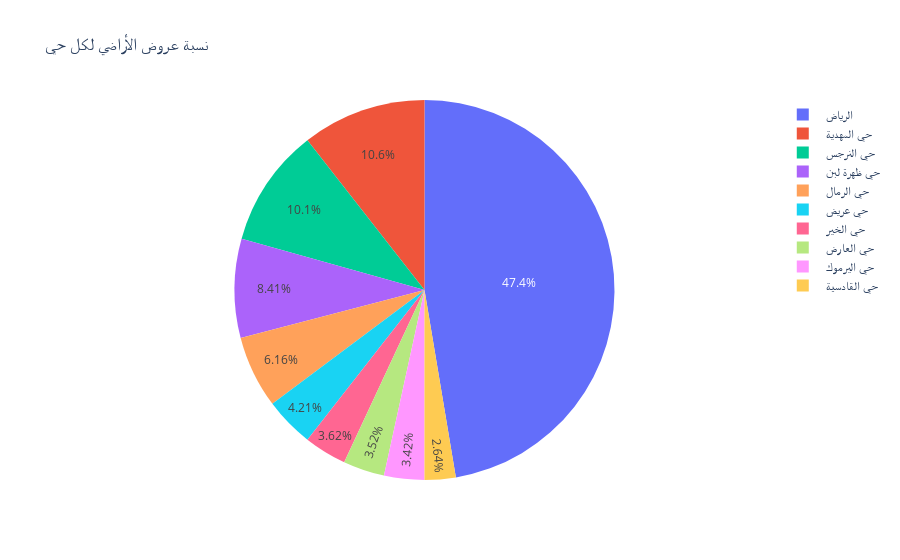

This figure's notebook cell:
### Code cell
neighborhood_counts = lands['الحي'].value_counts()


sorted_neighborhoods = neighborhood_counts.sort_values(ascending=False).head(10)

# Create the pie chart
fig = go.Figure(data=[go.Pie(labels=sorted_neighborhoods.index, values=sorted_neighborhoods.values)])
fig.update_layout(
    title='نسبة عروض الأراضي لكل حي',
    hoverlabel=dict(
        bgcolor="white",
        font_size=16,
        font_family="Rockwell"
    )
)

# Display the chart
fig.show()

### Figure 1 — Plotly figure (JSON) as saved in the notebook; plotly's stock layout.template omitted (floating-point values rounded to 4 significant figures)
{"data": [{"labels": [[" الرياض "], [" حي المهدية "], [" حي النرجس "], [" حي ظهرة لبن "], [" حي الرمال "], [" حي عريض "], [" حي الخير "], [" حي العارض "], [" حي اليرموك "], [" حي القادسية "]], "type": "pie", "values": [484, 108, 103, 86, 63, 43, 37, 36, 35, 27]}], "layout": {"hoverlabel": {"bgcolor": "white", "font": {"family": "Rockwell", "size": 16}}, "title": {"text": "نسبة عروض الأراضي لكل حي"}}}
